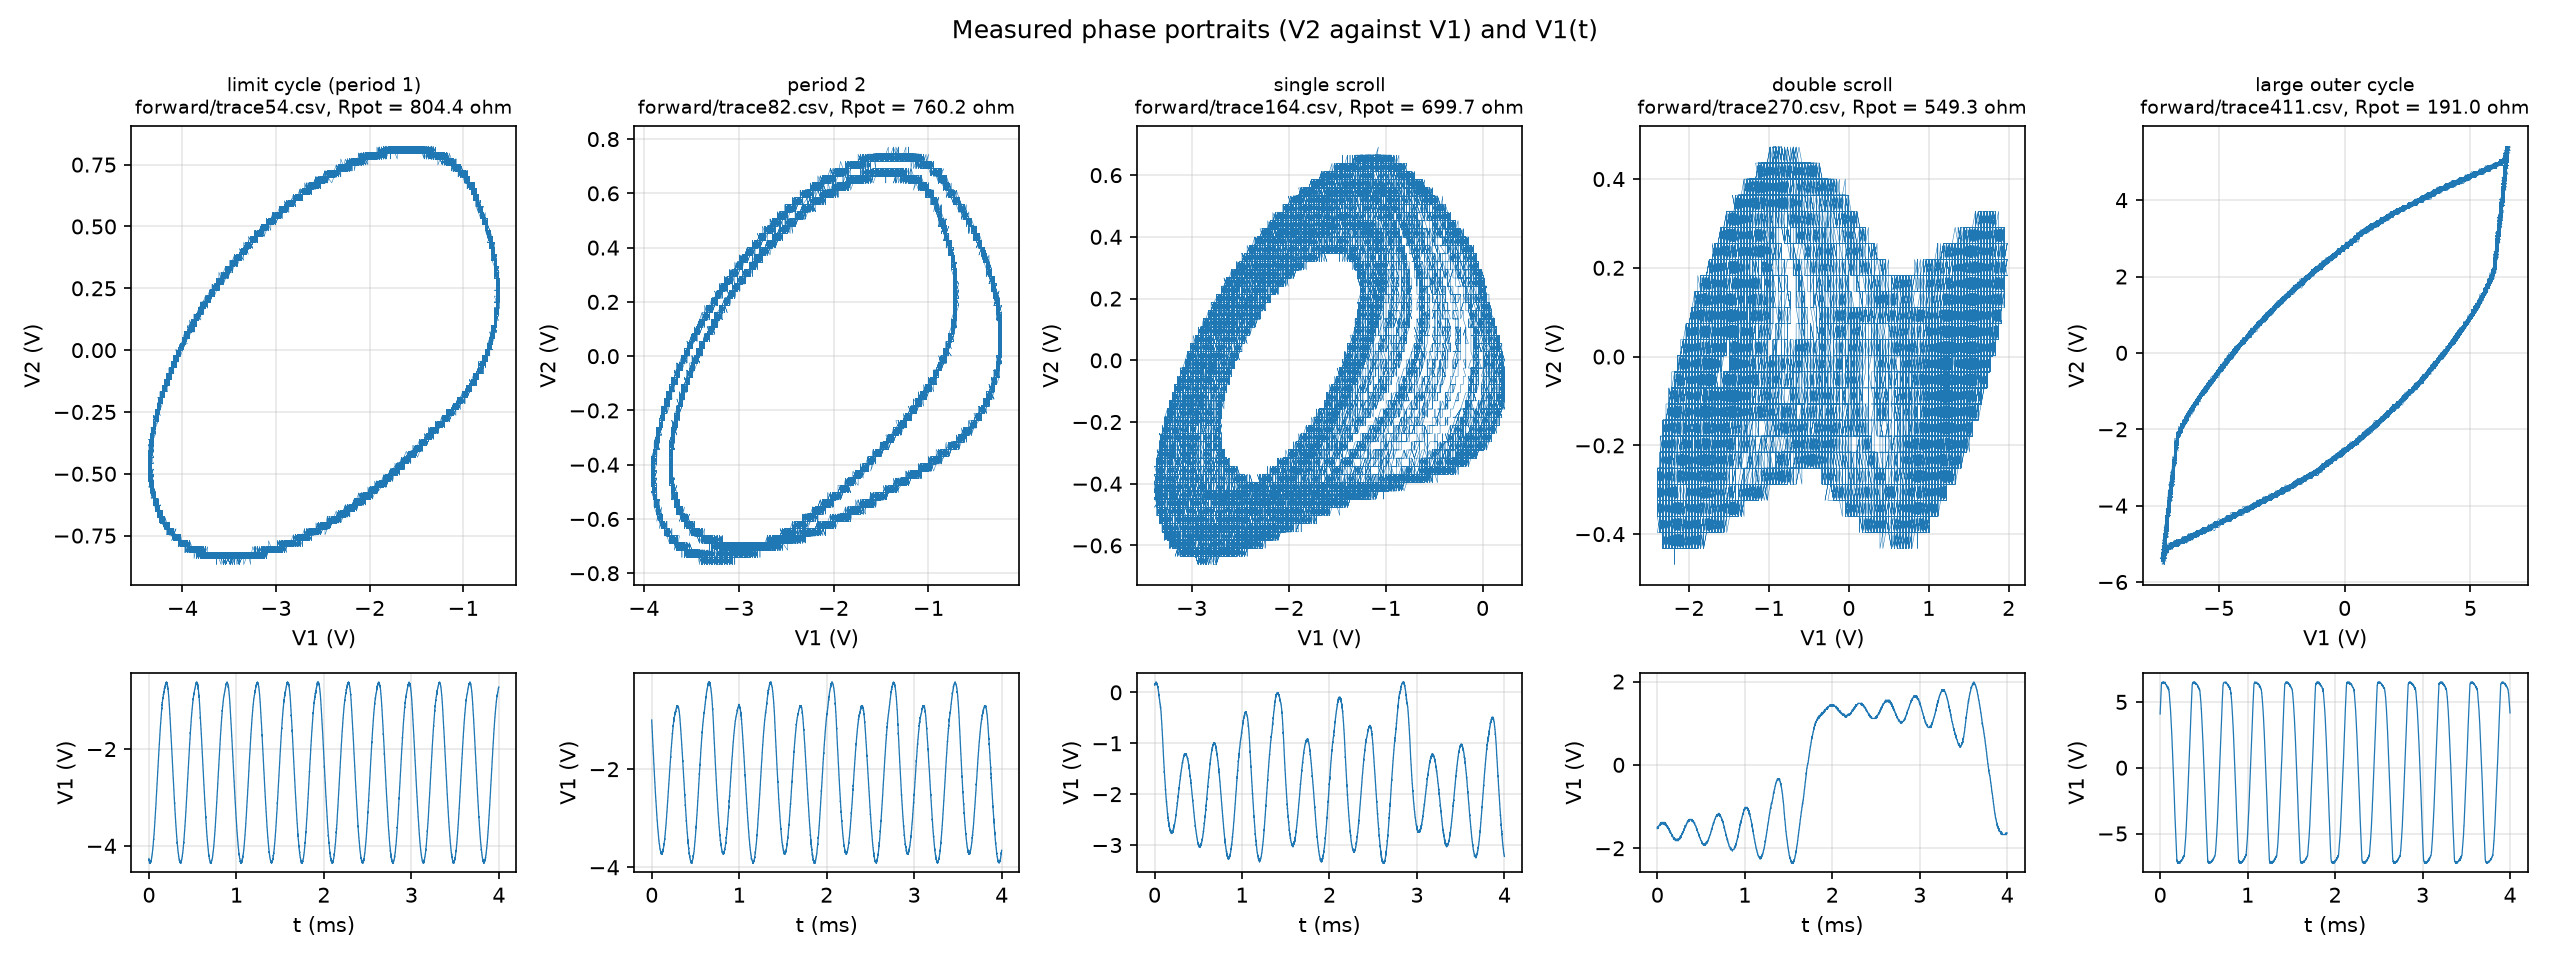

This figure's Python source:
"""
N2. Phase-portrait gallery of measured records: limit cycle, period-2,
single scroll, double scroll (and the large outer cycle), each as V2 against
V1 with a short stretch of V1(t) underneath.

The records are the clean forward-sweep records nearest the requested
resistances (from forward_rpot.csv, divider residual under 5 %). Defaults are
inside each regime as read off the bifurcation diagram and cascade_periods.py.

Output: gallery.png beside this script.

Usage:
    python gallery.py
    python gallery.py --r 806 760 700 550 190 --sweep forward
"""
import argparse
import os

import matplotlib
matplotlib.use('Agg')
import matplotlib.pyplot as plt

from scope_data import read_scope
from sweeplib import load_rpot

HERE = os.path.dirname(os.path.abspath(__file__))
REGIMES = [('limit cycle (period 1)', 806.0), ('period 2', 760.0), ('single scroll', 700.0),
           ('double scroll', 550.0), ('large outer cycle', 190.0)]


def nearest(folder, rpot, max_residual=5.0):
    """(name, Rpot) of the clean record in `folder` nearest `rpot`."""
    table = {n: r for n, (r, res) in load_rpot(folder, required=True).items() if res <= max_residual}
    name = min(table, key=lambda n: abs(table[n] - rpot))
    return name, table[name]


def main():
    p = argparse.ArgumentParser(description=__doc__, formatter_class=argparse.RawDescriptionHelpFormatter)
    p.add_argument('--sweep', default='forward')
    p.add_argument('--r', type=float, nargs='+', default=[r for _, r in REGIMES])
    p.add_argument('--labels', nargs='+', default=None)
    p.add_argument('--xy-samples', type=int, default=150000, help='samples drawn in the XY panel')
    p.add_argument('--window', type=float, default=4e-3, help='seconds of V1(t) shown')
    p.add_argument('--out', default=os.path.join(HERE, 'gallery.png'))
    a = p.parse_args()
    labels = a.labels or ([lab for lab, _ in REGIMES] if len(a.r) == len(REGIMES) else [''] * len(a.r))
    folder = os.path.join(HERE, a.sweep)

    n = len(a.r)
    fig, axes = plt.subplots(2, n, figsize=(3.4 * n, 6.4), squeeze=False, height_ratios=[3, 1.3])
    for k, (r, lab) in enumerate(zip(a.r, labels)):
        name, rp = nearest(folder, r)
        t, d = read_scope(os.path.join(folder, name))
        v1, v2 = d[:, 0], d[:, 1]
        ax = axes[0, k]
        ax.plot(v1[:a.xy_samples], v2[:a.xy_samples], lw=0.25, color='C0')
        ax.set_title(f'{lab}\n{a.sweep}/{name}, Rpot = {rp:.1f} ohm', fontsize=9)
        ax.set_xlabel('V1 (V)')
        ax.set_ylabel('V2 (V)')
        ax.grid(alpha=0.3)
        ax = axes[1, k]
        m = t <= t[0] + a.window
        ax.plot((t[m] - t[0]) * 1e3, v1[m], lw=0.6, color='C0')
        ax.set_xlabel('t (ms)')
        ax.set_ylabel('V1 (V)')
        ax.grid(alpha=0.3)
        print(f'{lab:24s} {a.sweep}/{name}  Rpot = {rp:.1f} ohm  V1 {v1.min():.2f}..{v1.max():.2f} V')
    fig.suptitle('Measured phase portraits (V2 against V1) and V1(t)')
    fig.tight_layout()
    fig.savefig(a.out, dpi=150)
    print('wrote', a.out)


if __name__ == '__main__':
    main()
